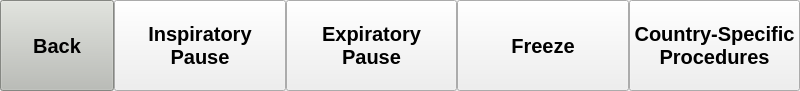
<?xml version="1.0" encoding="UTF-8"?>
<ui version="4.0">
 <class>Form</class>
 <widget class="QWidget" name="Form">
  <property name="geometry">
   <rect>
    <x>0</x>
    <y>0</y>
    <width>800</width>
    <height>91</height>
   </rect>
  </property>
  <property name="windowTitle">
   <string>Form</string>
  </property>
  <layout class="QHBoxLayout" name="horizontalLayout">
   <property name="spacing">
    <number>0</number>
   </property>
   <property name="leftMargin">
    <number>0</number>
   </property>
   <property name="topMargin">
    <number>0</number>
   </property>
   <property name="rightMargin">
    <number>0</number>
   </property>
   <property name="bottomMargin">
    <number>0</number>
   </property>
   <item>
    <widget class="QPushButton" name="button_backspecial">
     <property name="sizePolicy">
      <sizepolicy hsizetype="Minimum" vsizetype="Expanding">
       <horstretch>0</horstretch>
       <verstretch>0</verstretch>
      </sizepolicy>
     </property>
     <property name="maximumSize">
      <size>
       <width>114</width>
       <height>16777215</height>
      </size>
     </property>
     <property name="palette">
      <palette>
       <active>
        <colorrole role="WindowText">
         <brush brushstyle="SolidPattern">
          <color alpha="255">
           <red>0</red>
           <green>0</green>
           <blue>0</blue>
          </color>
         </brush>
        </colorrole>
        <colorrole role="Button">
         <brush brushstyle="SolidPattern">
          <color alpha="255">
           <red>186</red>
           <green>189</green>
           <blue>182</blue>
          </color>
         </brush>
        </colorrole>
        <colorrole role="Light">
         <brush brushstyle="SolidPattern">
          <color alpha="255">
           <red>255</red>
           <green>255</green>
           <blue>255</blue>
          </color>
         </brush>
        </colorrole>
        <colorrole role="Midlight">
         <brush brushstyle="SolidPattern">
          <color alpha="255">
           <red>220</red>
           <green>222</green>
           <blue>218</blue>
          </color>
         </brush>
        </colorrole>
        <colorrole role="Dark">
         <brush brushstyle="SolidPattern">
          <color alpha="255">
           <red>93</red>
           <green>94</green>
           <blue>91</blue>
          </color>
         </brush>
        </colorrole>
        <colorrole role="Mid">
         <brush brushstyle="SolidPattern">
          <color alpha="255">
           <red>124</red>
           <green>126</green>
           <blue>121</blue>
          </color>
         </brush>
        </colorrole>
        <colorrole role="Text">
         <brush brushstyle="SolidPattern">
          <color alpha="255">
           <red>0</red>
           <green>0</green>
           <blue>0</blue>
          </color>
         </brush>
        </colorrole>
        <colorrole role="BrightText">
         <brush brushstyle="SolidPattern">
          <color alpha="255">
           <red>255</red>
           <green>255</green>
           <blue>255</blue>
          </color>
         </brush>
        </colorrole>
        <colorrole role="ButtonText">
         <brush brushstyle="SolidPattern">
          <color alpha="255">
           <red>0</red>
           <green>0</green>
           <blue>0</blue>
          </color>
         </brush>
        </colorrole>
        <colorrole role="Base">
         <brush brushstyle="SolidPattern">
          <color alpha="255">
           <red>255</red>
           <green>255</green>
           <blue>255</blue>
          </color>
         </brush>
        </colorrole>
        <colorrole role="Window">
         <brush brushstyle="SolidPattern">
          <color alpha="255">
           <red>186</red>
           <green>189</green>
           <blue>182</blue>
          </color>
         </brush>
        </colorrole>
        <colorrole role="Shadow">
         <brush brushstyle="SolidPattern">
          <color alpha="255">
           <red>0</red>
           <green>0</green>
           <blue>0</blue>
          </color>
         </brush>
        </colorrole>
        <colorrole role="AlternateBase">
         <brush brushstyle="SolidPattern">
          <color alpha="255">
           <red>220</red>
           <green>222</green>
           <blue>218</blue>
          </color>
         </brush>
        </colorrole>
        <colorrole role="ToolTipBase">
         <brush brushstyle="SolidPattern">
          <color alpha="255">
           <red>255</red>
           <green>255</green>
           <blue>220</blue>
          </color>
         </brush>
        </colorrole>
        <colorrole role="ToolTipText">
         <brush brushstyle="SolidPattern">
          <color alpha="255">
           <red>0</red>
           <green>0</green>
           <blue>0</blue>
          </color>
         </brush>
        </colorrole>
       </active>
       <inactive>
        <colorrole role="WindowText">
         <brush brushstyle="SolidPattern">
          <color alpha="255">
           <red>0</red>
           <green>0</green>
           <blue>0</blue>
          </color>
         </brush>
        </colorrole>
        <colorrole role="Button">
         <brush brushstyle="SolidPattern">
          <color alpha="255">
           <red>186</red>
           <green>189</green>
           <blue>182</blue>
          </color>
         </brush>
        </colorrole>
        <colorrole role="Light">
         <brush brushstyle="SolidPattern">
          <color alpha="255">
           <red>255</red>
           <green>255</green>
           <blue>255</blue>
          </color>
         </brush>
        </colorrole>
        <colorrole role="Midlight">
         <brush brushstyle="SolidPattern">
          <color alpha="255">
           <red>220</red>
           <green>222</green>
           <blue>218</blue>
          </color>
         </brush>
        </colorrole>
        <colorrole role="Dark">
         <brush brushstyle="SolidPattern">
          <color alpha="255">
           <red>93</red>
           <green>94</green>
           <blue>91</blue>
          </color>
         </brush>
        </colorrole>
        <colorrole role="Mid">
         <brush brushstyle="SolidPattern">
          <color alpha="255">
           <red>124</red>
           <green>126</green>
           <blue>121</blue>
          </color>
         </brush>
        </colorrole>
        <colorrole role="Text">
         <brush brushstyle="SolidPattern">
          <color alpha="255">
           <red>0</red>
           <green>0</green>
           <blue>0</blue>
          </color>
         </brush>
        </colorrole>
        <colorrole role="BrightText">
         <brush brushstyle="SolidPattern">
          <color alpha="255">
           <red>255</red>
           <green>255</green>
           <blue>255</blue>
          </color>
         </brush>
        </colorrole>
        <colorrole role="ButtonText">
         <brush brushstyle="SolidPattern">
          <color alpha="255">
           <red>0</red>
           <green>0</green>
           <blue>0</blue>
          </color>
         </brush>
        </colorrole>
        <colorrole role="Base">
         <brush brushstyle="SolidPattern">
          <color alpha="255">
           <red>255</red>
           <green>255</green>
           <blue>255</blue>
          </color>
         </brush>
        </colorrole>
        <colorrole role="Window">
         <brush brushstyle="SolidPattern">
          <color alpha="255">
           <red>186</red>
           <green>189</green>
           <blue>182</blue>
          </color>
         </brush>
        </colorrole>
        <colorrole role="Shadow">
         <brush brushstyle="SolidPattern">
          <color alpha="255">
           <red>0</red>
           <green>0</green>
           <blue>0</blue>
          </color>
         </brush>
        </colorrole>
        <colorrole role="AlternateBase">
         <brush brushstyle="SolidPattern">
          <color alpha="255">
           <red>220</red>
           <green>222</green>
           <blue>218</blue>
          </color>
         </brush>
        </colorrole>
        <colorrole role="ToolTipBase">
         <brush brushstyle="SolidPattern">
          <color alpha="255">
           <red>255</red>
           <green>255</green>
           <blue>220</blue>
          </color>
         </brush>
        </colorrole>
        <colorrole role="ToolTipText">
         <brush brushstyle="SolidPattern">
          <color alpha="255">
           <red>0</red>
           <green>0</green>
           <blue>0</blue>
          </color>
         </brush>
        </colorrole>
       </inactive>
       <disabled>
        <colorrole role="WindowText">
         <brush brushstyle="SolidPattern">
          <color alpha="255">
           <red>93</red>
           <green>94</green>
           <blue>91</blue>
          </color>
         </brush>
        </colorrole>
        <colorrole role="Button">
         <brush brushstyle="SolidPattern">
          <color alpha="255">
           <red>186</red>
           <green>189</green>
           <blue>182</blue>
          </color>
         </brush>
        </colorrole>
        <colorrole role="Light">
         <brush brushstyle="SolidPattern">
          <color alpha="255">
           <red>255</red>
           <green>255</green>
           <blue>255</blue>
          </color>
         </brush>
        </colorrole>
        <colorrole role="Midlight">
         <brush brushstyle="SolidPattern">
          <color alpha="255">
           <red>220</red>
           <green>222</green>
           <blue>218</blue>
          </color>
         </brush>
        </colorrole>
        <colorrole role="Dark">
         <brush brushstyle="SolidPattern">
          <color alpha="255">
           <red>93</red>
           <green>94</green>
           <blue>91</blue>
          </color>
         </brush>
        </colorrole>
        <colorrole role="Mid">
         <brush brushstyle="SolidPattern">
          <color alpha="255">
           <red>124</red>
           <green>126</green>
           <blue>121</blue>
          </color>
         </brush>
        </colorrole>
        <colorrole role="Text">
         <brush brushstyle="SolidPattern">
          <color alpha="255">
           <red>93</red>
           <green>94</green>
           <blue>91</blue>
          </color>
         </brush>
        </colorrole>
        <colorrole role="BrightText">
         <brush brushstyle="SolidPattern">
          <color alpha="255">
           <red>255</red>
           <green>255</green>
           <blue>255</blue>
          </color>
         </brush>
        </colorrole>
        <colorrole role="ButtonText">
         <brush brushstyle="SolidPattern">
          <color alpha="255">
           <red>93</red>
           <green>94</green>
           <blue>91</blue>
          </color>
         </brush>
        </colorrole>
        <colorrole role="Base">
         <brush brushstyle="SolidPattern">
          <color alpha="255">
           <red>186</red>
           <green>189</green>
           <blue>182</blue>
          </color>
         </brush>
        </colorrole>
        <colorrole role="Window">
         <brush brushstyle="SolidPattern">
          <color alpha="255">
           <red>186</red>
           <green>189</green>
           <blue>182</blue>
          </color>
         </brush>
        </colorrole>
        <colorrole role="Shadow">
         <brush brushstyle="SolidPattern">
          <color alpha="255">
           <red>0</red>
           <green>0</green>
           <blue>0</blue>
          </color>
         </brush>
        </colorrole>
        <colorrole role="AlternateBase">
         <brush brushstyle="SolidPattern">
          <color alpha="255">
           <red>186</red>
           <green>189</green>
           <blue>182</blue>
          </color>
         </brush>
        </colorrole>
        <colorrole role="ToolTipBase">
         <brush brushstyle="SolidPattern">
          <color alpha="255">
           <red>255</red>
           <green>255</green>
           <blue>220</blue>
          </color>
         </brush>
        </colorrole>
        <colorrole role="ToolTipText">
         <brush brushstyle="SolidPattern">
          <color alpha="255">
           <red>0</red>
           <green>0</green>
           <blue>0</blue>
          </color>
         </brush>
        </colorrole>
       </disabled>
      </palette>
     </property>
     <property name="font">
      <font>
       <pointsize>15</pointsize>
       <weight>75</weight>
       <bold>true</bold>
      </font>
     </property>
     <property name="text">
      <string>Back</string>
     </property>
    </widget>
   </item>
   <item>
    <widget class="QPushButton" name="button_inspause">
     <property name="sizePolicy">
      <sizepolicy hsizetype="Minimum" vsizetype="Expanding">
       <horstretch>0</horstretch>
       <verstretch>0</verstretch>
      </sizepolicy>
     </property>
     <property name="maximumSize">
      <size>
       <width>172</width>
       <height>16777215</height>
      </size>
     </property>
     <property name="font">
      <font>
       <pointsize>15</pointsize>
       <weight>75</weight>
       <bold>true</bold>
      </font>
     </property>
     <property name="text">
      <string>Inspiratory
Pause</string>
     </property>
    </widget>
   </item>
   <item>
    <widget class="QPushButton" name="button_expause">
     <property name="sizePolicy">
      <sizepolicy hsizetype="Minimum" vsizetype="Expanding">
       <horstretch>0</horstretch>
       <verstretch>0</verstretch>
      </sizepolicy>
     </property>
     <property name="maximumSize">
      <size>
       <width>172</width>
       <height>16777215</height>
      </size>
     </property>
     <property name="font">
      <font>
       <pointsize>15</pointsize>
       <weight>75</weight>
       <bold>true</bold>
      </font>
     </property>
     <property name="text">
      <string>Expiratory
Pause</string>
     </property>
    </widget>
   </item>
   <item>
    <widget class="QPushButton" name="button_freeze">
     <property name="sizePolicy">
      <sizepolicy hsizetype="Minimum" vsizetype="Expanding">
       <horstretch>0</horstretch>
       <verstretch>0</verstretch>
      </sizepolicy>
     </property>
     <property name="maximumSize">
      <size>
       <width>172</width>
       <height>16777215</height>
      </size>
     </property>
     <property name="font">
      <font>
       <pointsize>15</pointsize>
       <weight>75</weight>
       <bold>true</bold>
      </font>
     </property>
     <property name="text">
      <string>Freeze</string>
     </property>
    </widget>
   </item>
   <item>
    <widget class="QPushButton" name="button_lung_recruit">
     <property name="sizePolicy">
      <sizepolicy hsizetype="Minimum" vsizetype="Expanding">
       <horstretch>0</horstretch>
       <verstretch>0</verstretch>
      </sizepolicy>
     </property>
     <property name="maximumSize">
      <size>
       <width>172</width>
       <height>16777215</height>
      </size>
     </property>
     <property name="font">
      <font>
       <pointsize>15</pointsize>
       <weight>75</weight>
       <bold>true</bold>
      </font>
     </property>
     <property name="text">
       <string>Country-Specific
Procedures</string>
     </property>
    </widget>
   </item>
  </layout>
 </widget>
 <resources/>
 <connections/>
</ui>
